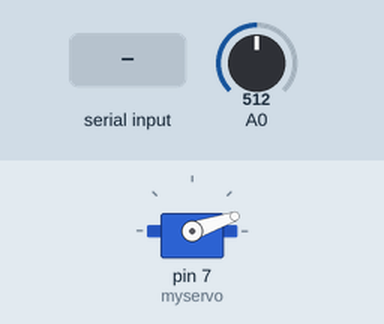
A sketch run on a simulated Arduino Uno, built with avr-gcc and run on an emulated ATmega328P. Parts: servo. Inputs (shaded band) come from the test bench; at power-on: A0 = 512. What the sketch prints to the serial monitor is not drawn.

Above: at 1.2 s.
1.3 s: "a" received over Serial
At 1.75 s:
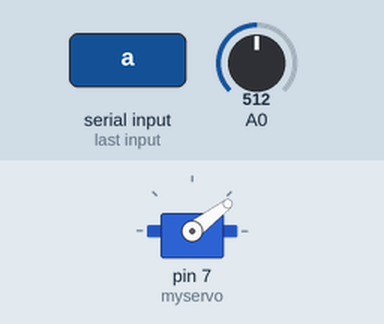
At 3.1 s:
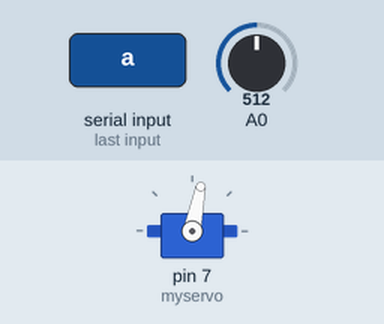
7.8 s: "#" received over Serial
At 8.58 s:
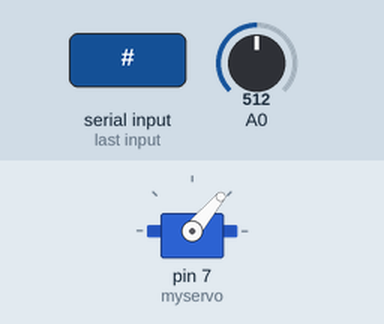
Timing chart, 0 to 10.9 s (numbered marks = the images above; inputs shaded):
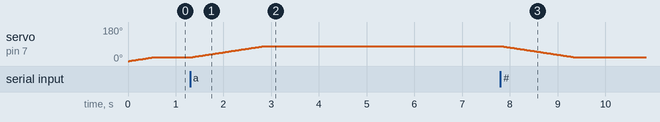

The sketch:

arduino.ino.ino
```cpp
#include <Servo.h>


Servo myservo;
float currpos = 0;
float targetpos = 20;
int i=0;
float inc =0.2;
int pos[2][2] ={{70,35},{0,35}};
int indpos = 0;
int selectpos =0;
int32_t v=0xffff0000;
void setup() {
  Serial.begin(9600);
  myservo.attach(7);
  myservo.write(0);
}

// the loop function runs over and over again forever
void loop() {
  *(int16_t*)&v = analogRead(0);
  Serial.write((char*)&v,4);
  if (Serial.available() > 0)
  {
    char c = Serial.read();
    if(c=='#')
      targetpos=20;
    else if(c=='a')
      targetpos=80;
  }
  if(targetpos-inc>currpos)
  {
    currpos+=inc;
  }
  else if(targetpos+inc<currpos)
  {
    currpos-=inc;
  }
//  else
//  {
//
//    indpos = (indpos+1)%2;
//    targetpos = pos[selectpos][indpos];
//  }
  myservo.write(currpos);

  delay(5);                       // wait for a second
}
```

Measured:
- after the input at 1.3 s, servo on pin 7 (myservo): moves from 19° to 79° over 1.6 s, starting at once
- after the input at 7.8 s, servo on pin 7 (myservo): moves from 79° to 20° over 1.5 s, starting at once
